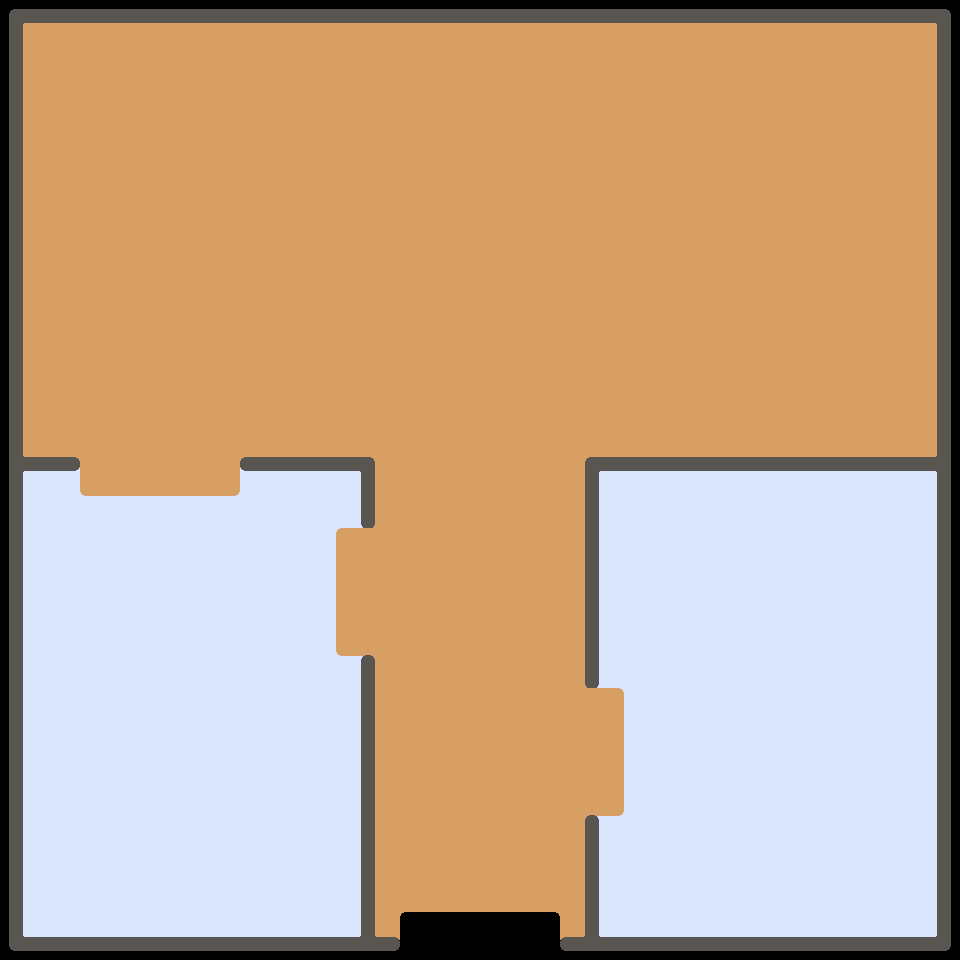

The image is a tile-based game level rendered from a .tmx file. Its description and source (layers, tilesets, objects; grid data summarised) follow:
An orthogonal 30x30 tile map with 32x32 px tiles, 3 tile layers (Base Floor, Wood, Collider) and 13 objects (5x Grass, 4x Door, Bed, Portal, Butterfly, ...).

<map version="1.10" tiledversion="1.11.2" orientation="orthogonal" renderorder="right-down" width="30" height="30" tilewidth="32" tileheight="32" infinite="0" nextlayerid="9" nextobjectid="80">
 <properties>
  <property name="Description" value="A cozy place for your Mytes" />
  <property name="Location" value="outside" />
  <property name="Name" value="Your Home" />
 </properties>
 <tileset firstgid="1" source="walls3.tsx" />
 <layer id="3" name="Base Floor" width="30" height="30">
  <data>[900 cells, 892 non-empty, 11 distinct tile ids]</data>
 </layer>
 <layer id="5" name="Wood" width="30" height="30">
  <data>[900 cells, 582 non-empty, 13 distinct tile ids]</data>
 </layer>
 <layer id="4" name="Collider" width="30" height="30">
  <data>[900 cells, 152 non-empty, 13 distinct tile ids]</data>
 </layer>
 <objectgroup id="7" name="Objects">
  <object id="2" name="Door" x="352" y="544" width="32" height="96">
   <properties>
    <property name="Direction" value="Left" />
   </properties>
  </object>
  <object id="5" name="Door" x="576" y="704" width="32" height="96">
   <properties>
    <property name="Direction" value="Right" />
   </properties>
  </object>
  <object id="7" name="Door" x="416" y="928" width="128" height="32">
   <properties>
    <property name="Direction" value="Horizontal" />
   </properties>
  </object>
  <object id="16" name="Bed" x="704" y="480" width="128" height="256">
   <properties>
    <property name="Myte" value="Lentil" />
   </properties>
  </object>
  <object id="65" name="Portal" x="544" y="192" width="128" height="128">
   <properties>
    <property name="targetMap" value="Outside" />
   </properties>
  </object>
  <object id="66" name="Butterfly" x="352" y="224" width="64" height="64">
   <properties>
    <property name="variant" value="small" />
   </properties>
  </object>
  <object id="68" name="Grass" x="64" y="320" width="64" height="64">
   <properties>
    <property name="variant" value="grass_1" />
   </properties>
  </object>
  <object id="69" name="Grass" x="768" y="256" width="64" height="64">
   <properties>
    <property name="variant" value="grass_1" />
   </properties>
  </object>
  <object id="71" name="Grass" x="768" y="96" width="64" height="64">
   <properties>
    <property name="variant" value="grass_1" />
   </properties>
  </object>
  <object id="72" name="Grass" x="448" y="384" width="64" height="64">
   <properties>
    <property name="variant" value="grass_2" />
   </properties>
  </object>
  <object id="76" name="Grass" x="448" y="576" width="64" height="64">
   <properties>
    <property name="variant" value="grass_2" />
   </properties>
  </object>
  <object id="78" name="Door" x="96" y="448" width="128" height="32">
   <properties>
    <property name="Direction" value="Horizontal" />
   </properties>
  </object>
  <object id="79" name="Spawn" x="96" y="64" width="192" height="192" />
 </objectgroup>
</map>
